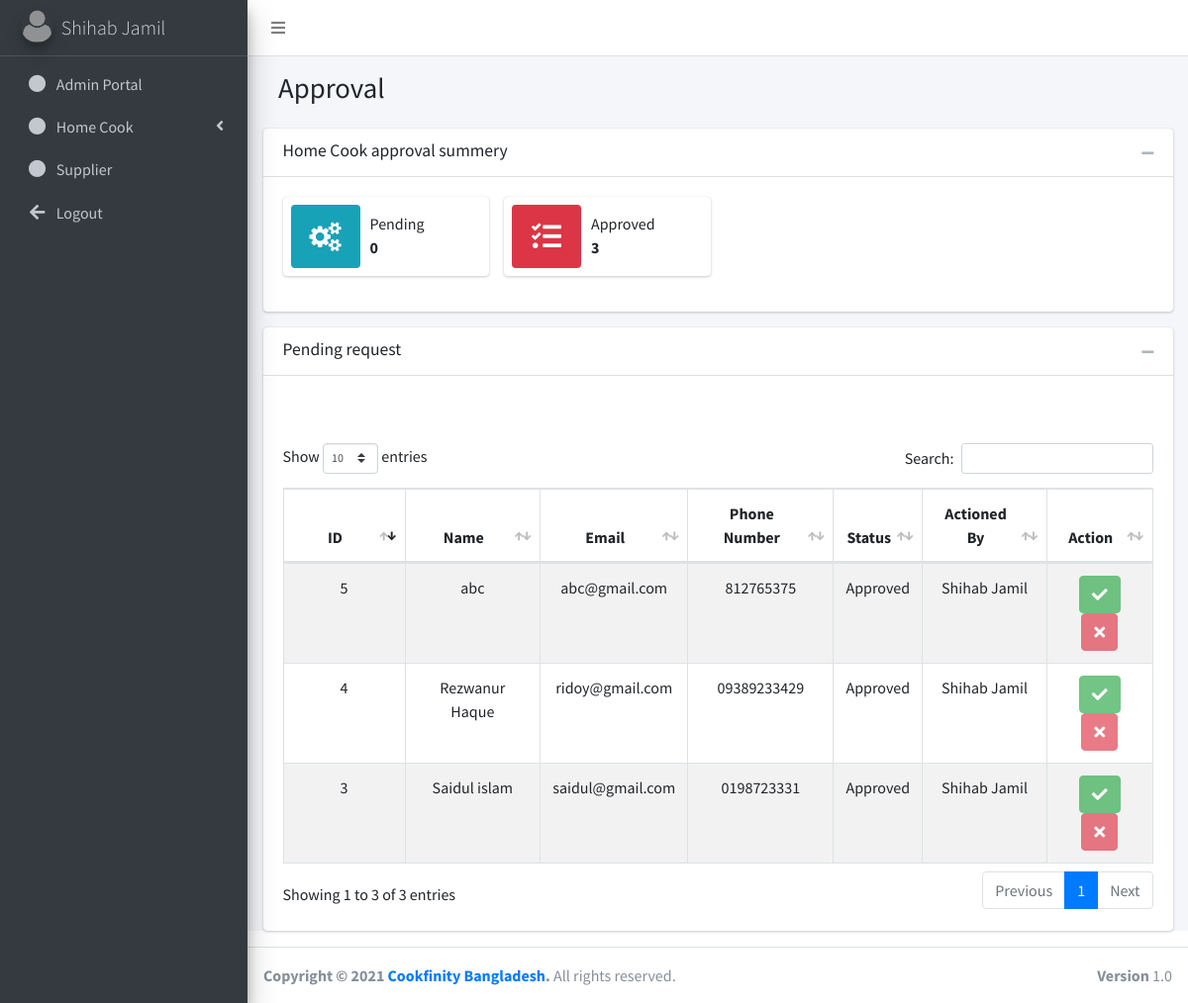
Screenshot of /admin/?page=approval (signed in) with the database file from the repository.
### tables this page shows
CREATE TABLE `users` (
  `id` int(11) NOT NULL,
  `email` varchar(255) NOT NULL,
  `role` int(11) NOT NULL,
  `full_name` varchar(255) NOT NULL,
  `company_name` varchar(255) DEFAULT NULL,
  `own_image` varchar(255) DEFAULT NULL,
  `company_image` varchar(255) DEFAULT NULL,
  `city` int(11) DEFAULT NULL,
  `location` int(11) DEFAULT NULL,
  `phone_number` varchar(255) NOT NULL,
  `pickup_location` varchar(255) DEFAULT NULL,
  `nid_number` int(11) DEFAULT NULL,
  `address` varchar(255) DEFAULT NULL,
  `password` varchar(255) NOT NULL
);

CREATE TABLE `approvals` (
  `id` int(11) NOT NULL,
  `user_id` int(11) NOT NULL,
  `status` int(11) NOT NULL,
  `actioned_by` int(11) DEFAULT NULL
);

CREATE TABLE `settings_vars_variables` (
  `id` int(11) NOT NULL,
  `var_id` int(11) NOT NULL,
  `value` varchar(255) NOT NULL
);

### functions.php (called while the page is built, shortened)
<?php
    $db_host=constant('DB_HOST');
    $db_user=constant('DB_USERNAME');
    $db_password=constant('DB_PASSWORD');
    $db_name=constant('DB_NAME');
    $con = mysqli_connect($db_host, $db_user, $db_password,$db_name);
    mysqli_set_charset($con, "utf8");
    function getSingleTableRecord($tableName, $columnName, $value){
        $con = $GLOBALS['con'];
        $query = "SELECT * FROM $tableName WHERE $columnName='$value'";
        return mysqli_fetch_array(mysqli_query($con, $query));
    }
    function getUserNameById($uid){
        $con = $GLOBALS['con'];
        $query = "SELECT * FROM users WHERE id='$uid'";
        $result = mysqli_fetch_array(mysqli_query($con, $query));
        return $result['full_name'];
    }
    function getApprovalList(){
        global $con;
        $query = "SELECT ap.id, us.full_name, us.email, us.phone_number, svv.value AS status, ap.actioned_by FROM approvals AS ap JOIN users AS us ON ap.user_id = us.id JOIN settings_vars_variables AS svv ON ap.status = svv.id ORDER BY svv.value DESC";
        return mysqli_query($con, $query);
    }
    function countBadges($criteria){
         $con = $GLOBALS['con'];
        switch ($criteria) {
            case 'pending':
                $query = "SELECT COUNT(*) FROM approvals AS ap JOIN settings_vars_variables AS svv ON ap.status = svv.id WHERE svv.value='Pending'";
                break;
            case 'approved':
                $query = "SELECT COUNT(*) FROM approvals AS ap JOIN settings_vars_variables AS svv ON ap.status = svv.id WHERE svv.value='Approved'";
                break;
        }
        $result = mysqli_fetch_array(mysqli_query($con, $query));
        return $result['COUNT(*)'];
    }
?>

### admin/pages/approval.php (the view, shortened to what this page needs)
<div class="content-header">
    <div class="container-fluid">
    <div class="row mb-2">
        <div class="col-sm-6">
        <h1 class="m-0">Approval</h1>
        </div>
    </div>
    </div>
</div>
<div class="card">
  <div class="card-header">
      <h3 class="card-title">Home Cook approval summery</h3>
      <div class="card-tools">
        <button type="button" class="btn btn-tool" data-card-widget="collapse"><i class="fas fa-minus"></i></button>
      </div>
    </div>
  <div class="card-body">
    <div class="row">
      <div class="col-md-3 col-sm-6 col-12">
        <div class="info-box">
          <span class="info-box-icon bg-info"><i class="fa fa-cogs"></i></span>
          <div class="info-box-content">
            <span class="info-box-text">Pending</span>
            <span class="info-box-number" ><?= countBadges('pending') ?></span>
          </div>
        </div>
      </div>
      <div class="col-md-3 col-sm-6 col-12">
        <div class="info-box">
          <span class="info-box-icon bg-danger"><i class="fas fa-tasks"></i></span>
          <div class="info-box-content">
            <span class="info-box-text">Approved</span>
            <span class="info-box-number"><?= countBadges('approved') ?></span>
          </div>
        </div>
      </div>
    </div>
  </div>
</div>
<div class="card">
  <div class="card-header">
    <h3 class="card-title">Pending request</h3>
    <div class="card-tools">
      <button type="button" class="btn btn-tool" data-card-widget="collapse"><i class="fas fa-minus"></i></button>
    </div>
  </div>
  <div class="card-body">
    <br><br>
    <div class="table-responsive" id="">
      <table id="example3" class="table table-bordered table-striped text-center">
        <thead>
        <tr>
          <th width="80">ID</th>
          <th>Name</th>
          <th>Email</th>
          <th>Phone Number</th>
          <th>Status</th>
          <th>Actioned By</th>
          <th>Action</th>
        </tr>
        </thead>
        <tbody>
        <?php
           $all_data = getApprovalList();
           while($row = mysqli_fetch_array($all_data)){
                ?>
                     <tr >
                        <td>
                            <?= $row['id'] ?>
                        </td>
                        <td><?= $row['full_name'] ?></td>
                        <td><?= $row['email'] ?></td>
                        <td><?= $row['phone_number'] ?></td>
                        <td><?= $row['status'] ?></td>
                        <td><?= $row['actioned_by'] ? getUserNameById($row['actioned_by']) : '' ?></td>
                        <td>
                          <?php
                            if($row['status'] == 'Pending'){
                              ?>
                                <a href="./pages/DB/approve.php?id=<?= $row['id'] ?>" class="btn btn-success" title="Approve"><i class="fas fa-check"></i></a>
                                <a href="./pages/DB/decline.php?id=<?= $row['id'] ?>" class="btn btn-danger" title="Decline"><i class="fas fa-times"></i></i></a>
                              <?php
                            }else{
                                 ?>
                                <a href="./pages/DB/approve.php?id=<?= $row['id'] ?>" class="btn btn-success disabled" title="Approve"><i class="fas fa-check"></i></a>
                                <a href="./pages/DB/decline.php?id=<?= $row['id'] ?>" class="btn btn-danger disabled" title="Decline"><i class="fas fa-times"></i></i></a>
                              <?php
                            }
                          ?>
                        </td>
                    </tr>
                <?php
           }
        ?>
        </tbody>
      </table>
    </div>
  </div>
</div>

### admin/index.php (shortened to what this page needs)
<?php
  require_once('../functions.php');
  $uid = $_SESSION['uid'];
  $user_details = getSingleTableRecord('users', 'id', $uid);
  $user_name = getUserNameById($uid);
?>
<!DOCTYPE html>
<html lang="en">
<head>
    <link rel="stylesheet" href="plugins/fontawesome-free/css/all.min.css">
    <link rel="stylesheet" href="https://stackpath.bootstrapcdn.com/font-awesome/4.7.0/css/font-awesome.min.css">
    <link rel="stylesheet" href="https://code.ionicframework.com/ionicons/2.0.1/css/ionicons.min.css">
    <link rel="stylesheet" href="plugins/datatables-bs4/css/dataTables.bootstrap4.min.css">
    <link rel="stylesheet" href="plugins/datatables-responsive/css/responsive.bootstrap4.min.css">
    <link rel="stylesheet" href="https://cdnjs.cloudflare.com/ajax/libs/select2/4.1.0-beta.1/css/select2.min.css">
    <link rel="stylesheet" href="plugins/daterangepicker/daterangepicker.css">
    <link rel="stylesheet"
          href="https://cdnjs.cloudflare.com/ajax/libs/tempusdominus-bootstrap-4/5.0.0-alpha14/css/tempusdominus-bootstrap-4.min.css"/>
    <link rel="stylesheet" href="dist/css/adminlte.min.css">
    <link rel="stylesheet" href="plugins/summernote/summernote-bs4.css">
</head>
<body class="hold-transition sidebar-mini">
<div class="wrapper">
    <nav class="main-header navbar navbar-expand navbar-white navbar-light">
        <ul class="navbar-nav">
            <li class="nav-item">
                <a class="nav-link" data-widget="pushmenu" href="#" role="button"><i class="fas fa-bars"></i></a>
            </li>
        </ul>
    </nav>
  <aside class="main-sidebar sidebar-dark-primary elevation-4">
    <a href="index.php" class="brand-link">
      <img src="../images/users/<?= $user_details['own_image'] ?>" alt="Profile Picture" class="brand-image img-circle elevation-3" style="opacity: .8">
      <span class="brand-text font-weight-light"><?= $user_name ?></span><br>
    </a>
    <div class="sidebar">
      <nav class="mt-2">
        <ul class="nav nav-pills nav-sidebar flex-column" data-widget="treeview" role="menu" data-accordion="false">
          <li class="nav-item">
            <a href="./?page=admin_portal" class="nav-link">
              <i class="fas fa-circle nav-icon"></i>
              <p>Admin Portal</p>
            </a>
          </li>
          <li class="nav-item has-treeview">
            <a href="#" class="nav-link">
                <i class="fas fa-circle nav-icon"></i>
                <p>
                    Home Cook
                    <i class="fas fa-angle-left right"></i>
                </p>
            </a>
          </li>
          <li class="nav-item">
            <a href="#" class="nav-link">
              <i class="fas fa-circle nav-icon"></i>
              <p>Supplier</p>
            </a>
          </li>
          <li class="nav-item">
            <a href="./?logout" class="nav-link">
              <i class="nav-icon fas fa-arrow-left"></i>
              <p>Logout</p>
            </a>
          </li>
        </ul>
      </nav>
    </div>
  </aside>
    <div class="content-wrapper">
        <div class="content">
            <div class="container-fluid">
                <?php
                if (empty($_GET['page'])) {
                    include "pages/home.php";
                } else {
                    if (file_exists("pages/" . $_GET['page'] . ".php")) {
                        include "pages/" . $_GET['page'] . ".php";
                    } else {
                        include "pages/home.php";
                    }
                }
                ?>
            </div>
        </div>
    </div>
  <footer class="main-footer">
    <strong>Copyright &copy; 2021 <a href="#">Cookfinity Bangladesh</a>.</strong>
    All rights reserved.
    <div class="float-right d-none d-sm-inline-block">
      <b>Version</b> 1.0
    </div>
  </footer>
</div>
</body>
</html>

### rows the page displays
users: own_image (placeholder picture), full_name "Shihab Jamil"
approvals: id "3", user.full_name "Saidul islam", user.email "saidul@gmail.com", user.phone_number "0198723331", status.value "Approved", actioned_by.full_name "Shihab Jamil"
approvals: id "4", user.full_name "Rezwanur Haque", user.email "ridoy@gmail.com", user.phone_number "09389233429", status.value "Approved", actioned_by.full_name "Shihab Jamil"
approvals: id "5", user.full_name "abc", user.email "abc@gmail.com", user.phone_number "812765375", status.value "Approved", actioned_by.full_name "Shihab Jamil"

### other values shown
countBadges('pending') "0"
countBadges('approved') "3"
